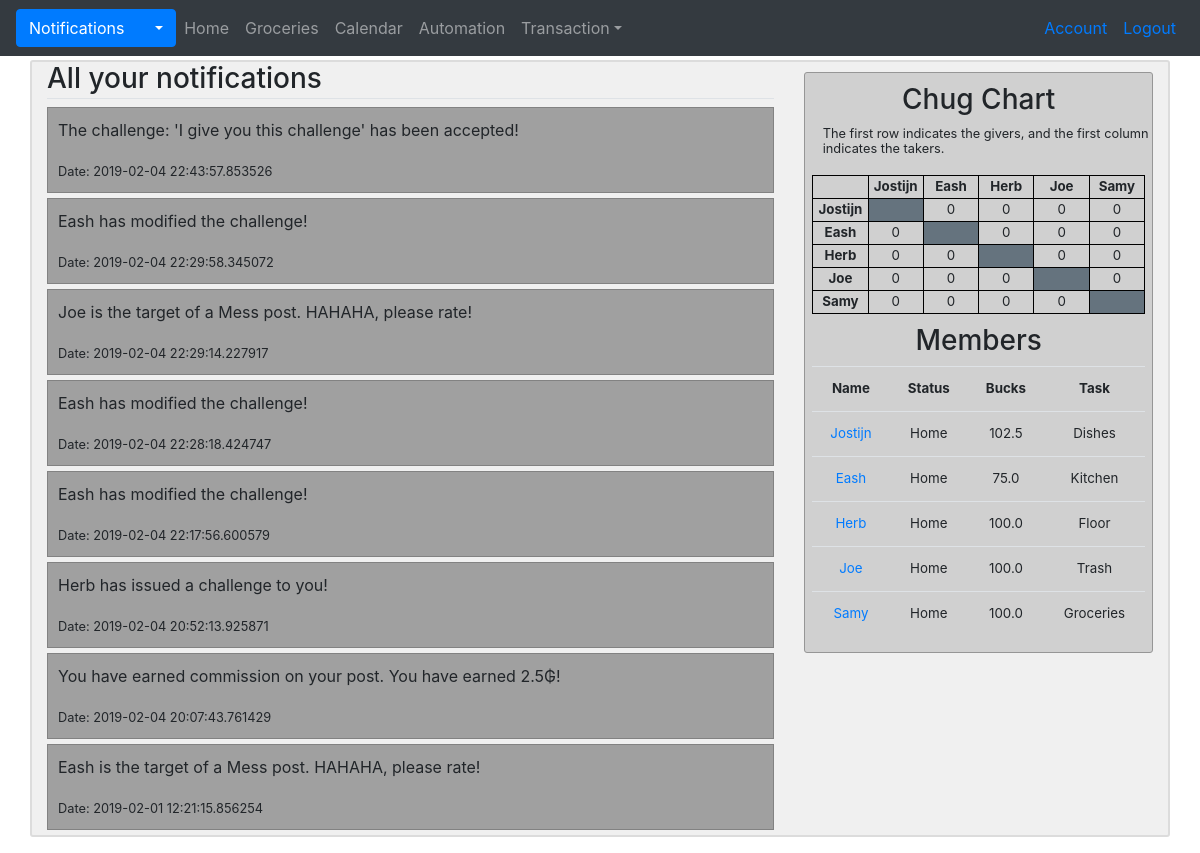
Page /notifications/user_id/1 (signed in) on the earlier database version.
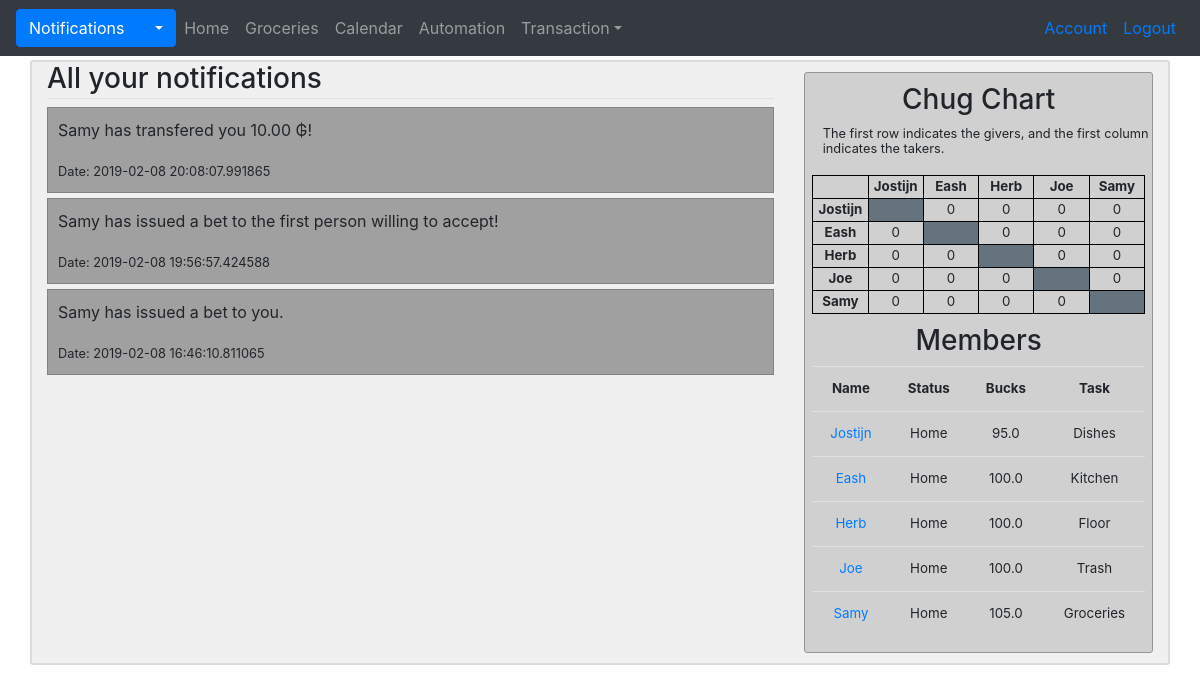
Same page on the later database version.
### G_app/models.py (models this page shows, shortened)
class Notification(db.Model):
    id = db.Column(db.Integer, primary_key = True)
    title = db.Column(db.String(100), nullable=False, default='Notification')
    content = db.Column(db.Text, nullable=False)
    link = db.Column(db.String(150))
    timestamp = db.Column(db.DateTime, nullable=False, default=datetime.utcnow)
    seen = db.Column(db.Boolean, nullable=False, default=False)
    user_id = db.Column(db.Integer, db.ForeignKey('user.id'), nullable=False)

class User(db.Model, UserMixin):
    id = db.Column(db.Integer, primary_key = True)
    username = db.Column(db.String(20), unique=True, nullable=False)
    name = db.Column(db.String, nullable=False)
    email = db.Column(db.String(120), unique=True, nullable=False)
    image = db.Column(db.String(20), nullable=False, default='default.jpg')
    password = db.Column(db.String(60), nullable=False)
    status = db.Column(db.String, nullable=False)
    bucks = db.Column(db.Float, nullable=False)
    task = db.Column(db.String, nullable=False)
    done_weekly_vote = db.Column(db.Boolean, nullable=False, default=False)
    posts = db.relationship('Post', backref='author', lazy=True, foreign_keys='Post.id_user')
    posts_targeted = db.relationship('Post', backref='target', lazy=True, foreign_keys='Post.id_target')
    chugs_give = db.relationship('Chug', backref='giver', lazy=True, foreign_keys='Chug.id_giver')
    chugs_take = db.relationship('Chug', backref='taker', lazy=True, foreign_keys='Chug.id_taker')
    notifications = db.relationship('Notification', backref='target', lazy=True)
    payments_made = db.relationship('Transaction', backref='payer', lazy=True, foreign_keys='Transaction.id_payer')
    payments_received = db.relationship('Transaction', backref='payee', lazy=True, foreign_keys='Transaction.id_payee')
    challenges_made =  db.relationship('Challenge', backref='challenger', lazy=True, foreign_keys='Challenge.id_challenger')
    challenges_received =  db.relationship('Challenge', backref='challengee', lazy=True, foreign_keys='Challenge.id_challengee')
    bets_made =  db.relationship('Bet', backref='bookmaker', lazy=True, foreign_keys='Bet.id_bookmaker')
    bets_taken =  db.relationship('Bet', backref='bettaker', lazy=True, foreign_keys='Bet.id_bettaker')
    comments = db.relationship('Comment', backref='commenter', lazy=True)
    votes_made = db.relationship('Vote', backref='voter', lazy=True, foreign_keys='Vote.id_voter')
    votes_received = db.relationship('Vote', backref='candidate', lazy=True, foreign_keys='Vote.id_candidate')
    weekly_votes = db.relationship('WeeklyVote', backref='subject', lazy=True, foreign_keys='WeeklyVote.id_subject')
    def new_notifications(self):
        return Notification.query.filter_by(user_id=self.id, seen=False).all()
    def all_notifications(self):
        return Notification.query.filter_by(user_id=self.id).order_by(Notification.timestamp.desc()).all()

### G_app/main/routes.py (the view)
@main.route("/notifications/user_id/<int:user_id>")
@login_required
def your_notifications(user_id):
    if current_user.id != user_id:
        abort(403)
    all_notifications = current_user.all_notifications()
    return render_template('user_notifications.html', notifications=all_notifications)

### G_app/main/routes.py (called while the page is built)
@main.context_processor
def context_processor():
    chug = chug_matrix()
    members=member_ls()
    return dict(chug=chug, members=members)

### G_app/main/utils.py (called while the page is built)
def member_ls():
    members = User.query.all()
    members.pop(5)
    return members

def chug_matrix():
    matrix = [
        [None, 0, 0, 0, 0],
        [0, None, 0, 0, 0],
        [0, 0, None, 0, 0],
        [0, 0, 0, None, 0],
        [0, 0, 0, 0, None]
    ]
    chugs_to_be_taken = Chug.query.filter_by(taken=False).all()
    for chug in chugs_to_be_taken:
        matrix[chug.id_taker - 1][chug.id_giver - 1] += 1
    return matrix

### G_app/models.py (called while the page is built)
@login_manager.user_loader
def load_user(user_id):
    return User.query.get(int(user_id))

### G_app/templates/user_notifications.html
{% extends "layout.html" %}
  {% block content %}
    <h3 class="border-bottom" style="padding-bottom:2px">All your notifications</h3>
    {% for notification in notifications %}
      <div class="row">
        <div class="col-12">
          <div class="notification-section">
            <p>{{ notification.content }}</p>
            <small>Date: {{ notification.timestamp }}</small>
          </div>
        </div>
      </div>
    {% endfor %}
  {% endblock %}

### G_app/templates/layout.html (shortened to what the changed rows need)
<!DOCTYPE html>
<html>
  <head>
    <link rel="stylesheet" href="https://stackpath.bootstrapcdn.com/bootstrap/4.2.1/css/bootstrap.min.css">
    <link rel='stylesheet' href='https://use.fontawesome.com/releases/v5.7.0/css/all.css'>
    <link rel="stylesheet" type="text/css" href="{{ url_for('static', filename='main.css') }}">
  </head>
  <body style="background-image: url('{{ url_for('static', filename='images/our_goat.jpg') }}')">
    <div class="container d-none d-sm-block mb-3" id="main" style="margin-top:60px">
      <div class="row">
        <div class="col-lg-8">
            {% block content %}
            {% endblock %}
          </div>
        <div class="col-lg-4">
          {% if current_user.is_authenticated %}
            <div class="sidebar">
              <table id="chug">
                <tr>
                  <th id="chug"></th>
                  {% for member in members %}
                    <th id="chug">{{ member.username }}</th>
                  {% endfor %}
                </tr>
                {% for row in range(5) %}
                  <tr>
                    <th id="chug">{{members[row].username}}</th>
                    {% for col in range(5) %}
                      {% if chug[row][col] != None %}
                        <td id="chug">{{ chug[row][col] }}</td>
                      {% else %}
                        <td id="chug" bgcolor="#65737e"></td>
                      {% endif %}
                    {% endfor %}
                  </tr>
                {% endfor %}
              </table>
              <table class="table" id="members">
                <tr>
                  <th>Name</th>
                  <th>Status</th>
                  <th>Bucks</th>
                  <th>Task</th>
                </tr>
                {% for member in members %}
                  <tr>
                    <td><a href="{{ url_for('users.profile', username=member.username) }}">{{ member.username }}</a></td>
                    <td>{{ member.status }}</td>
                    <td>{{ member.bucks }}</td>
                    <td>{{ member.task }}</td>
                  </tr>
                {% endfor %}
              </table>
            </div>
          {% endif %}
        </div>
      </div>
    </div>
  </body>
</html>

Differences in the rows shown:
removed Notification: content "The challenge: 'I give you this challenge' has been accepted!", timestamp "2019-02-04 22:43:57.853526"
removed Notification: content "Eash has modified the challenge!", timestamp "2019-02-04 22:29:58.345072"
removed Notification: content "Joe is the target of a Mess post. HAHAHA, please rate!", timestamp "2019-02-04 22:29:14.227917"
removed Notification: content "Eash has modified the challenge!", timestamp "2019-02-04 22:28:18.424747"
removed Notification: content "Eash has modified the challenge!", timestamp "2019-02-04 22:17:56.600579"
no longer on this page (row edited): Notification: content "Herb has issued a challenge to you!", timestamp "2019-02-04 20:52:13.925871"
no longer on this page (row edited): Notification: content "You have earned commission on your post. You have earned 2.5₲!", timestamp "2019-02-04 20:07:43.761429"
no longer on this page (row edited): Notification: content "Eash is the target of a Mess post. HAHAHA, please rate!", timestamp "2019-02-01 12:21:15.856254"
now on this page (row edited): Notification: content "Samy has transfered you 10.00 ₲!", timestamp "2019-02-08 20:08:07.991865"
now on this page (row edited): Notification: content "Samy has issued a bet to the first person willing to accept!", timestamp "2019-02-08 19:56:57.424588"
now on this page (row edited): Notification: content "Samy has issued a bet to you.", timestamp "2019-02-08 16:46:10.811065"
changed User "Jostijn": bucks "102.5" → "95.0"
changed User "Eash": bucks "75.0" → "100.0"
changed User "Samy": bucks "100.0" → "105.0"
